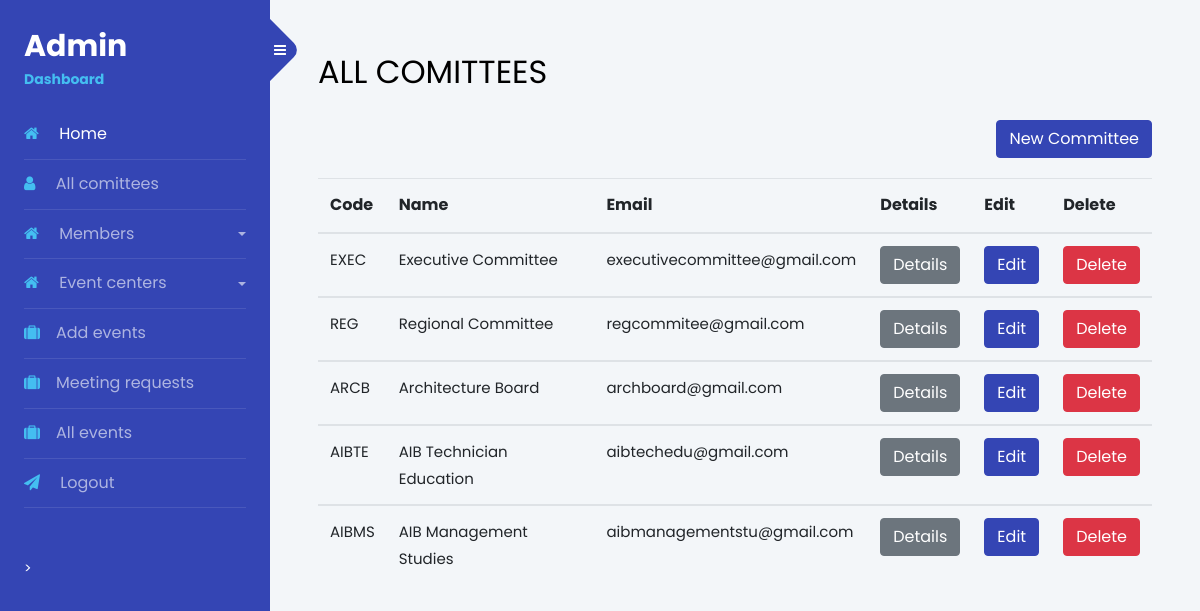
The page /admin/allcomittee.php (signed in) on the database its author committed.
### tables this page shows
CREATE TABLE `comitees` (
  `id` int(11) NOT NULL,
  `comitee_id` varchar(255) NOT NULL,
  `name` varchar(255) NOT NULL,
  `email` varchar(255) NOT NULL,
  `password` varchar(255) NOT NULL,
  `details` text NOT NULL
);

### admin/allcomittee.php (the view, shortened to what this page needs)
<?php
include 'db.php';
?>
<!doctype html>
<html lang="en">
  <head>
		<link rel="stylesheet" href="https://stackpath.bootstrapcdn.com/font-awesome/4.7.0/css/font-awesome.min.css">
		<link rel="stylesheet" href="css/style.css">
  </head>
  <body style="background-color:#F3F6F9">
		<div class="wrapper d-flex align-items-stretch">
			<nav id="sidebar">
				<?php require 'nav.php'; ?>
      <div id="content" class="p-4 p-md-5 pt-5">
        <div class="bd" >
        <h2 class="mb-4">ALL COMITTEES</h2>
        <button type="button" class="btn btn-primary" style="float:right;margin-bottom:20px;"> <a href="addcomitee.php" style="color:#fff;">New Committee</a></button>
        <table class="table">
  <thead>
    <tr style="font-size:16px;">
      <th scope="col">Code</th>
      <th scope="col">Name</th>
      <th scope="col">Email</th>
      <th scope="col">Details</th>
      <th scope="col">Edit </th>
      <th scope="col">Delete</th>
    </tr>
  </thead>
  <tbody>
  <?php
  $sql= "SELECT *from comitees";
    $details_query = mysqli_query($conn,$sql);
    if($details_query){
        if(mysqli_num_rows($details_query) > 0){
          while($row = mysqli_fetch_array($details_query)){
    ?>
    <tr style="font-size:15px;">
      <td scope="row"><?php echo $row['comitee_id']; ?></td>
      <td><?php echo $row['name']; ?></td>
      <td><?php echo $row['email']; ?></td>
      <td><button type="button" class="btn btn-secondary" ><a href="viewmem.php?id=<?php echo $row["id"]; ?>" style="color:#fff;">Details</a> </button></td>
          <td><button type="button" class="btn btn-primary" data-toggle="modal" data-target="#exampleModalCenter<?php echo $row["id"]; ?>">
  Edit
</button>
</td>
      <td><button type="button" class="btn btn-danger" ><a href="#" style="color:#fff;">Delete</a> </button></td>
    </tr>
  </tbody>
  <?php
	}
}
    }
	?>
</table>
      </div>
		</div>
</div>
  </body>
</html>

### rows shown on the page
comitees: comitee "EXEC", name "Executive Committee", email "executivecommittee@gmail.com"
comitees: comitee "REG", name "Regional Committee", email "regcommitee@gmail.com"
comitees: comitee "ARCB", name "Architecture Board", email "archboard@gmail.com"
comitees: comitee "AIBTE", name "AIB Technician Education", email "aibtechedu@gmail.com"
comitees: comitee "AIBMS", name "AIB Management Studies", email "aibmanagementstu@gmail.com"
